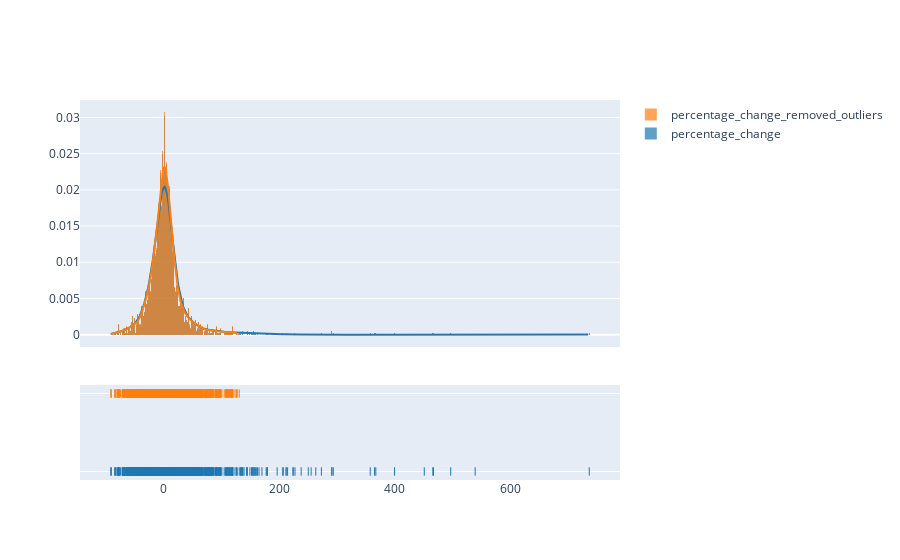

Notebook code for this chart:
### Code cell
import plotly.figure_factory as ff
import numpy as np

hist_data = [dict_of_percentage_changes_train["percentage_change"], no_outliers3]
             # , dict_of_percentage_changes_train["percentage_change_standard"], dict_of_percentage_changes_train["percentage_change_min_max"], dict_of_percentage_changes_train["percentage_change_robust"]]

group_labels = ['percentage_change', 'percentage_change_removed_outliers']
# , "percentage_change_standard", "percentage_change_min_max", "percentage_change_robust"
# Create distplot with custom bin_size
fig = ff.create_distplot(hist_data, group_labels)
fig.show()

### Figure 1 — Plotly figure (JSON) as saved in the notebook; plotly's stock layout.template omitted (floating-point values rounded to 4 significant figures; data arrays with more than 128 entries replaced by an {"elided": "..."} marker saying what was removed)
{"data": [{"autobinx": false, "histnorm": "probability density", "legendgroup": "percentage_change", "marker": {"color": "rgb(31, 119, 180)"}, "name": "percentage_change", "opacity": 0.7, "type": "histogram", "x": {"elided": "3572 float values"}, "xaxis": "x", "xbins": {"end": 736.4, "size": 1, "start": -91.98}, "yaxis": "y"}, {"autobinx": false, "histnorm": "probability density", "legendgroup": "percentage_change_removed_outliers", "marker": {"color": "rgb(255, 127, 14)"}, "name": "percentage_change_removed_outliers", "opacity": 0.7, "type": "histogram", "x": {"elided": "3517 float values"}, "xaxis": "x", "xbins": {"end": 130.4, "size": 1, "start": -91.98}, "yaxis": "y"}, {"legendgroup": "percentage_change", "marker": {"color": "rgb(31, 119, 180)"}, "mode": "lines", "name": "percentage_change", "showlegend": false, "type": "scatter", "x": {"elided": "500 float values"}, "xaxis": "x", "y": {"elided": "500 float values"}, "yaxis": "y"}, {"legendgroup": "percentage_change_removed_outliers", "marker": {"color": "rgb(255, 127, 14)"}, "mode": "lines", "name": "percentage_change_removed_outliers", "showlegend": false, "type": "scatter", "x": {"elided": "500 float values"}, "xaxis": "x", "y": {"elided": "500 float values"}, "yaxis": "y"}, {"legendgroup": "percentage_change", "marker": {"color": "rgb(31, 119, 180)", "symbol": "line-ns-open"}, "mode": "markers", "name": "percentage_change", "showlegend": false, "type": "scatter", "x": {"elided": "3572 float values"}, "xaxis": "x", "y": {"elided": "3572 str values"}, "yaxis": "y2"}, {"legendgroup": "percentage_change_removed_outliers", "marker": {"color": "rgb(255, 127, 14)", "symbol": "line-ns-open"}, "mode": "markers", "name": "percentage_change_removed_outliers", "showlegend": false, "type": "scatter", "x": {"elided": "3517 float values"}, "xaxis": "x", "y": {"elided": "3517 str values"}, "yaxis": "y2"}], "layout": {"barmode": "overlay", "hovermode": "closest", "legend": {"traceorder": "reversed"}, "xaxis": {"anchor": "y2", "domain": [0, 1], "zeroline": false}, "yaxis": {"anchor": "free", "domain": [0.35, 1], "position": 0}, "yaxis2": {"anchor": "x", "domain": [0, 0.25], "dtick": 1, "showticklabels": false}}}
